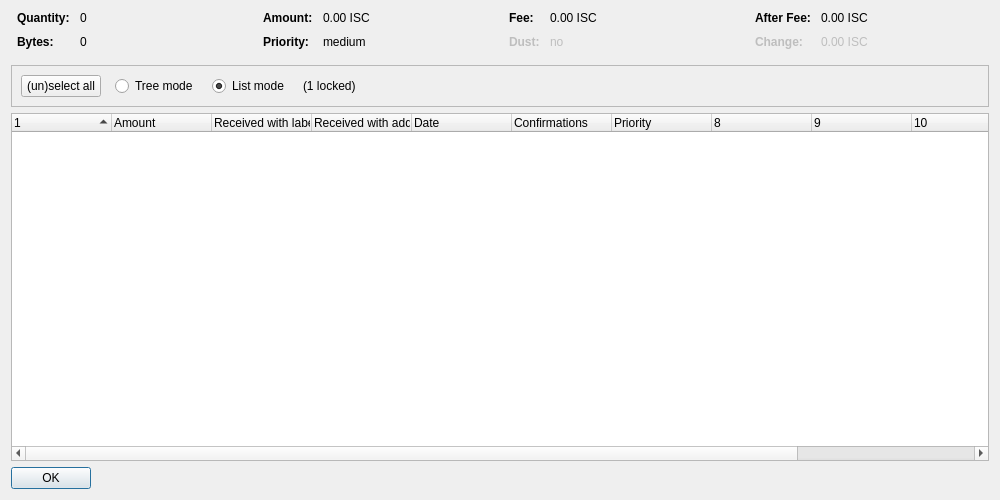
<?xml version="1.0" encoding="UTF-8"?>
<ui version="4.0">
 <class>CoinControlDialog</class>
 <widget class="QDialog" name="CoinControlDialog">
  <property name="geometry">
   <rect>
    <x>0</x>
    <y>0</y>
    <width>1000</width>
    <height>500</height>
   </rect>
  </property>
  <property name="windowTitle">
   <string>Coin Selection</string>
  </property>
  <layout class="QVBoxLayout" name="verticalLayout">
   <item>
    <layout class="QHBoxLayout" name="horizontalLayoutTop" stretch="0,0,0,0">
     <property name="topMargin">
      <number>0</number>
     </property>
     <property name="bottomMargin">
      <number>10</number>
     </property>
     <item>
      <layout class="QFormLayout" name="formLayoutCoinControl1">
       <property name="horizontalSpacing">
        <number>10</number>
       </property>
       <property name="verticalSpacing">
        <number>10</number>
       </property>
       <property name="leftMargin">
        <number>6</number>
       </property>
       <property name="rightMargin">
        <number>6</number>
       </property>
       <item row="0" column="0">
        <widget class="QLabel" name="labelCoinControlQuantityText">
         <property name="font">
          <font>
           <weight>75</weight>
           <bold>true</bold>
          </font>
         </property>
         <property name="text">
          <string>Quantity:</string>
         </property>
        </widget>
       </item>
       <item row="0" column="1">
        <widget class="QLabel" name="labelCoinControlQuantity">
         <property name="cursor">
          <cursorShape>IBeamCursor</cursorShape>
         </property>
         <property name="contextMenuPolicy">
          <enum>Qt::ActionsContextMenu</enum>
         </property>
         <property name="text">
          <string notr="true">0</string>
         </property>
         <property name="textInteractionFlags">
          <set>Qt::LinksAccessibleByMouse|Qt::TextSelectableByKeyboard|Qt::TextSelectableByMouse</set>
         </property>
        </widget>
       </item>
       <item row="1" column="0">
        <widget class="QLabel" name="labelCoinControlBytesText">
         <property name="font">
          <font>
           <weight>75</weight>
           <bold>true</bold>
          </font>
         </property>
         <property name="text">
          <string>Bytes:</string>
         </property>
        </widget>
       </item>
       <item row="1" column="1">
        <widget class="QLabel" name="labelCoinControlBytes">
         <property name="cursor">
          <cursorShape>IBeamCursor</cursorShape>
         </property>
         <property name="contextMenuPolicy">
          <enum>Qt::ActionsContextMenu</enum>
         </property>
         <property name="text">
          <string notr="true">0</string>
         </property>
         <property name="textInteractionFlags">
          <set>Qt::LinksAccessibleByMouse|Qt::TextSelectableByKeyboard|Qt::TextSelectableByMouse</set>
         </property>
        </widget>
       </item>
      </layout>
     </item>
     <item>
      <layout class="QFormLayout" name="formLayoutCoinControl2">
       <property name="horizontalSpacing">
        <number>10</number>
       </property>
       <property name="verticalSpacing">
        <number>10</number>
       </property>
       <property name="leftMargin">
        <number>6</number>
       </property>
       <property name="rightMargin">
        <number>6</number>
       </property>
       <item row="0" column="0">
        <widget class="QLabel" name="labelCoinControlAmountText">
         <property name="font">
          <font>
           <weight>75</weight>
           <bold>true</bold>
          </font>
         </property>
         <property name="text">
          <string>Amount:</string>
         </property>
        </widget>
       </item>
       <item row="0" column="1">
        <widget class="QLabel" name="labelCoinControlAmount">
         <property name="cursor">
          <cursorShape>IBeamCursor</cursorShape>
         </property>
         <property name="contextMenuPolicy">
          <enum>Qt::ActionsContextMenu</enum>
         </property>
         <property name="text">
          <string notr="true">0.00 ISC</string>
         </property>
         <property name="textInteractionFlags">
          <set>Qt::LinksAccessibleByMouse|Qt::TextSelectableByKeyboard|Qt::TextSelectableByMouse</set>
         </property>
        </widget>
       </item>
       <item row="1" column="0">
        <widget class="QLabel" name="labelCoinControlPriorityText">
         <property name="font">
          <font>
           <weight>75</weight>
           <bold>true</bold>
          </font>
         </property>
         <property name="text">
          <string>Priority:</string>
         </property>
        </widget>
       </item>
       <item row="1" column="1">
        <widget class="QLabel" name="labelCoinControlPriority">
         <property name="cursor">
          <cursorShape>IBeamCursor</cursorShape>
         </property>
         <property name="contextMenuPolicy">
          <enum>Qt::ActionsContextMenu</enum>
         </property>
         <property name="text">
          <string notr="true">medium</string>
         </property>
         <property name="textInteractionFlags">
          <set>Qt::LinksAccessibleByMouse|Qt::TextSelectableByKeyboard|Qt::TextSelectableByMouse</set>
         </property>
        </widget>
       </item>
      </layout>
     </item>
     <item>
      <layout class="QFormLayout" name="formLayoutCoinControl3">
       <property name="horizontalSpacing">
        <number>10</number>
       </property>
       <property name="verticalSpacing">
        <number>10</number>
       </property>
       <property name="leftMargin">
        <number>6</number>
       </property>
       <property name="rightMargin">
        <number>6</number>
       </property>
       <item row="0" column="0">
        <widget class="QLabel" name="labelCoinControlFeeText">
         <property name="font">
          <font>
           <weight>75</weight>
           <bold>true</bold>
          </font>
         </property>
         <property name="text">
          <string>Fee:</string>
         </property>
        </widget>
       </item>
       <item row="0" column="1">
        <widget class="QLabel" name="labelCoinControlFee">
         <property name="cursor">
          <cursorShape>IBeamCursor</cursorShape>
         </property>
         <property name="contextMenuPolicy">
          <enum>Qt::ActionsContextMenu</enum>
         </property>
         <property name="text">
          <string notr="true">0.00 ISC</string>
         </property>
         <property name="textInteractionFlags">
          <set>Qt::LinksAccessibleByMouse|Qt::TextSelectableByKeyboard|Qt::TextSelectableByMouse</set>
         </property>
        </widget>
       </item>
       <item row="1" column="0">
        <widget class="QLabel" name="labelCoinControlLowOutputText">
         <property name="enabled">
          <bool>false</bool>
         </property>
         <property name="font">
          <font>
           <weight>75</weight>
           <bold>true</bold>
          </font>
         </property>
         <property name="text">
          <string>Dust:</string>
         </property>
        </widget>
       </item>
       <item row="1" column="1">
        <widget class="QLabel" name="labelCoinControlLowOutput">
         <property name="enabled">
          <bool>false</bool>
         </property>
         <property name="cursor">
          <cursorShape>IBeamCursor</cursorShape>
         </property>
         <property name="contextMenuPolicy">
          <enum>Qt::ActionsContextMenu</enum>
         </property>
         <property name="text">
          <string notr="true">no</string>
         </property>
         <property name="textInteractionFlags">
          <set>Qt::LinksAccessibleByMouse|Qt::TextSelectableByKeyboard|Qt::TextSelectableByMouse</set>
         </property>
        </widget>
       </item>
      </layout>
     </item>
     <item>
      <layout class="QFormLayout" name="formLayoutCoinControl4">
       <property name="horizontalSpacing">
        <number>10</number>
       </property>
       <property name="verticalSpacing">
        <number>10</number>
       </property>
       <property name="leftMargin">
        <number>6</number>
       </property>
       <property name="rightMargin">
        <number>6</number>
       </property>
       <item row="0" column="0">
        <widget class="QLabel" name="labelCoinControlAfterFeeText">
         <property name="font">
          <font>
           <weight>75</weight>
           <bold>true</bold>
          </font>
         </property>
         <property name="text">
          <string>After Fee:</string>
         </property>
        </widget>
       </item>
       <item row="0" column="1">
        <widget class="QLabel" name="labelCoinControlAfterFee">
         <property name="cursor">
          <cursorShape>IBeamCursor</cursorShape>
         </property>
         <property name="contextMenuPolicy">
          <enum>Qt::ActionsContextMenu</enum>
         </property>
         <property name="text">
          <string notr="true">0.00 ISC</string>
         </property>
         <property name="textInteractionFlags">
          <set>Qt::LinksAccessibleByMouse|Qt::TextSelectableByKeyboard|Qt::TextSelectableByMouse</set>
         </property>
        </widget>
       </item>
       <item row="1" column="0">
        <widget class="QLabel" name="labelCoinControlChangeText">
         <property name="enabled">
          <bool>false</bool>
         </property>
         <property name="font">
          <font>
           <weight>75</weight>
           <bold>true</bold>
          </font>
         </property>
         <property name="text">
          <string>Change:</string>
         </property>
        </widget>
       </item>
       <item row="1" column="1">
        <widget class="QLabel" name="labelCoinControlChange">
         <property name="enabled">
          <bool>false</bool>
         </property>
         <property name="cursor">
          <cursorShape>IBeamCursor</cursorShape>
         </property>
         <property name="contextMenuPolicy">
          <enum>Qt::ActionsContextMenu</enum>
         </property>
         <property name="text">
          <string notr="true">0.00 ISC</string>
         </property>
         <property name="textInteractionFlags">
          <set>Qt::LinksAccessibleByMouse|Qt::TextSelectableByKeyboard|Qt::TextSelectableByMouse</set>
         </property>
        </widget>
       </item>
      </layout>
     </item>
    </layout>
   </item>
   <item>
    <widget class="QFrame" name="frame">
     <property name="minimumSize">
      <size>
       <width>0</width>
       <height>40</height>
      </size>
     </property>
     <property name="frameShape">
      <enum>QFrame::StyledPanel</enum>
     </property>
     <property name="frameShadow">
      <enum>QFrame::Sunken</enum>
     </property>
     <layout class="QHBoxLayout" name="horizontalLayout">
      <item>
       <layout class="QHBoxLayout" name="horizontalLayoutPanel" stretch="0,0,0,0,0">
        <property name="spacing">
         <number>14</number>
        </property>
        <item>
         <widget class="QPushButton" name="pushButtonSelectAll">
          <property name="sizePolicy">
           <sizepolicy hsizetype="Maximum" vsizetype="Fixed">
            <horstretch>0</horstretch>
            <verstretch>0</verstretch>
           </sizepolicy>
          </property>
          <property name="text">
           <string>(un)select all</string>
          </property>
          <property name="autoDefault">
           <bool>false</bool>
          </property>
         </widget>
        </item>
        <item>
         <widget class="QRadioButton" name="radioTreeMode">
          <property name="sizePolicy">
           <sizepolicy hsizetype="Maximum" vsizetype="Fixed">
            <horstretch>0</horstretch>
            <verstretch>0</verstretch>
           </sizepolicy>
          </property>
          <property name="text">
           <string>Tree mode</string>
          </property>
         </widget>
        </item>
        <item>
         <widget class="QRadioButton" name="radioListMode">
          <property name="sizePolicy">
           <sizepolicy hsizetype="Maximum" vsizetype="Fixed">
            <horstretch>0</horstretch>
            <verstretch>0</verstretch>
           </sizepolicy>
          </property>
          <property name="text">
           <string>List mode</string>
          </property>
          <property name="checked">
           <bool>true</bool>
          </property>
         </widget>
        </item>
        <item>
         <widget class="QLabel" name="labelLocked">
          <property name="text">
           <string notr="true">(1 locked)</string>
          </property>
         </widget>
        </item>
        <item>
         <spacer name="horizontalSpacer">
          <property name="orientation">
           <enum>Qt::Horizontal</enum>
          </property>
          <property name="sizeHint" stdset="0">
           <size>
            <width>40</width>
            <height>20</height>
           </size>
          </property>
         </spacer>
        </item>
       </layout>
      </item>
     </layout>
    </widget>
   </item>
   <item>
    <widget class="CoinControlTreeWidget" name="treeWidget">
     <property name="contextMenuPolicy">
      <enum>Qt::CustomContextMenu</enum>
     </property>
     <property name="sortingEnabled">
      <bool>false</bool>
     </property>
     <property name="columnCount">
      <number>12</number>
     </property>
     <attribute name="headerShowSortIndicator" stdset="0">
      <bool>true</bool>
     </attribute>
     <attribute name="headerStretchLastSection">
      <bool>false</bool>
     </attribute>
     <column>
      <property name="text">
       <string/>
      </property>
     </column>
     <column>
      <property name="text">
       <string>Amount</string>
      </property>
     </column>
     <column>
      <property name="text">
       <string>Received with label</string>
      </property>
     </column>
     <column>
      <property name="text">
       <string>Received with address</string>
      </property>
     </column>
     <column>
      <property name="text">
       <string>Date</string>
      </property>
     </column>
     <column>
      <property name="text">
       <string>Confirmations</string>
      </property>
      <property name="toolTip">
       <string>Confirmed</string>
      </property>
     </column>
     <column>
      <property name="text">
       <string>Priority</string>
      </property>
     </column>
     <column>
      <property name="text">
       <string/>
      </property>
     </column>
     <column>
      <property name="text">
       <string/>
      </property>
     </column>
     <column>
      <property name="text">
       <string/>
      </property>
     </column>
     <column>
      <property name="text">
       <string/>
      </property>
     </column>
     <column>
      <property name="text">
       <string/>
      </property>
     </column>
    </widget>
   </item>
   <item>
    <widget class="QDialogButtonBox" name="buttonBox">
     <property name="sizePolicy">
      <sizepolicy hsizetype="Maximum" vsizetype="Fixed">
       <horstretch>0</horstretch>
       <verstretch>0</verstretch>
      </sizepolicy>
     </property>
     <property name="orientation">
      <enum>Qt::Horizontal</enum>
     </property>
     <property name="standardButtons">
      <set>QDialogButtonBox::Ok</set>
     </property>
    </widget>
   </item>
  </layout>
 </widget>
 <customwidgets>
  <customwidget>
   <class>CoinControlTreeWidget</class>
   <extends>QTreeWidget</extends>
   <header>coincontroltreewidget.h</header>
  </customwidget>
 </customwidgets>
 <resources/>
 <connections/>
</ui>
